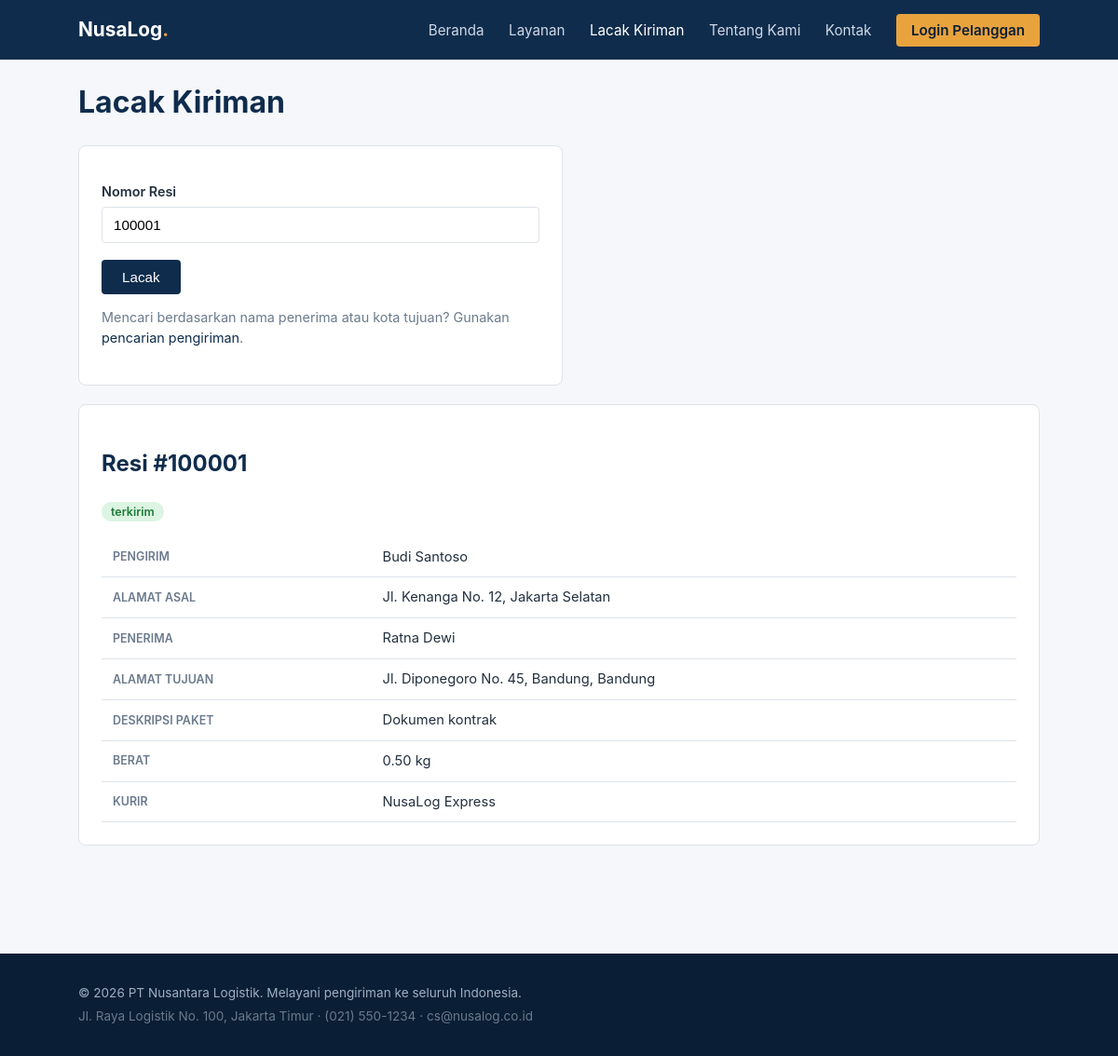
The app's page /track.php?tracking_id=100001 with its own data.
### tables this page shows
CREATE TABLE IF NOT EXISTS shipments (
  id INT AUTO_INCREMENT PRIMARY KEY,
  tracking_id INT NOT NULL UNIQUE,
  customer_id INT NOT NULL,
  sender_name VARCHAR(100) NOT NULL,
  sender_address VARCHAR(255) NOT NULL,
  recipient_name VARCHAR(100) NOT NULL,
  recipient_address VARCHAR(255) NOT NULL,
  recipient_city VARCHAR(100) NOT NULL,
  package_description VARCHAR(255) NOT NULL,
  weight_kg DECIMAL(6,2) NOT NULL DEFAULT 1.00,
  status ENUM('diproses','dikirim','transit','terkirim','gagal') NOT NULL DEFAULT 'diproses',
  courier VARCHAR(50) NOT NULL DEFAULT 'NusaLog Express',
  internal_remarks TEXT NULL,
  created_at DATETIME DEFAULT CURRENT_TIMESTAMP,
  CONSTRAINT fk_shipments_customer FOREIGN KEY (customer_id) REFERENCES customers(id)
);

### www/track.php (the view, shortened to what this page needs)
<?php
$conn = nusalog_db();
$trackingId = $_GET['tracking_id'] ?? '';
$shipment = null;
$notFound = false;
if ($trackingId !== '') {
    $stmt = $conn->prepare('SELECT * FROM shipments WHERE tracking_id = ? LIMIT 1');
    $stmt->bind_param('i', $trackingId);
    $stmt->execute();
    $shipment = $stmt->get_result()->fetch_assoc();
    $notFound = !$shipment;
}
include __DIR__ . '/includes/header.php';
?>
<h1>Lacak Kiriman</h1>
<div class="card" style="max-width:520px;">
  <form method="get" action="track.php">
    <label for="tracking_id">Nomor Resi</label>
    <input type="text" id="tracking_id" name="tracking_id" placeholder="Contoh: 100001" value="<?= htmlspecialchars((string) $trackingId) ?>" required>
    <button type="submit">Lacak</button>
  </form>
  <p class="muted" style="margin-top:14px;">Mencari berdasarkan nama penerima atau kota tujuan? Gunakan <a href="search.php">pencarian pengiriman</a>.</p>
</div>
<?php if ($notFound): ?>
  <div class="alert alert-error">Nomor resi tidak ditemukan.</div>
<?php elseif ($shipment): ?>
  <div class="card">
    <h2>Resi #<?= htmlspecialchars((string) $shipment['tracking_id']) ?></h2>
    <span class="status-pill status-<?= htmlspecialchars($shipment['status']) ?>"><?= htmlspecialchars($shipment['status']) ?></span>
    <table style="margin-top:16px;">
      <tr><th>Pengirim</th><td><?= htmlspecialchars($shipment['sender_name']) ?></td></tr>
      <tr><th>Alamat Asal</th><td><?= htmlspecialchars($shipment['sender_address']) ?></td></tr>
      <tr><th>Penerima</th><td><?= htmlspecialchars($shipment['recipient_name']) ?></td></tr>
      <tr><th>Alamat Tujuan</th><td><?= htmlspecialchars($shipment['recipient_address']) ?>, <?= htmlspecialchars($shipment['recipient_city']) ?></td></tr>
      <tr><th>Deskripsi Paket</th><td><?= htmlspecialchars($shipment['package_description']) ?></td></tr>
      <tr><th>Berat</th><td><?= htmlspecialchars((string) $shipment['weight_kg']) ?> kg</td></tr>
      <tr><th>Kurir</th><td><?= htmlspecialchars($shipment['courier']) ?></td></tr>
    </table>
  </div>
<?php endif; ?>
<?php include __DIR__ . '/includes/footer.php'; ?>

### www/assets/css/style.css (style rules this page uses)
:root { --navy: #0f2c4c; --navy-dark: #0a1e35; --accent: #e8a33d; --bg: #f5f7fa; --text: #23303f; --muted: #6b7a8c; --card: #ffffff; --border: #dde3ea; }
* { box-sizing: border-box; }
body { margin: 0; font-family: -apple-system, "Segoe UI", Roboto, Arial, sans-serif; background: var(--bg); color: var(--text); line-height: 1.55; }
a { color: var(--navy); text-decoration: none; }
.card { background: var(--card); border: 1px solid var(--border); border-radius: 8px; padding: 24px; margin-bottom: 20px; }
h1, h2, h3 { color: var(--navy); }
.muted { color: var(--muted); font-size: 0.9rem; }
form label { display: block; font-size: 0.9rem; margin: 14px 0 4px; font-weight: 600; }
form input[type=text], form input[type=email], form input[type=password], form textarea { width: 100%; padding: 10px 12px; border: 1px solid var(--border); border-radius: 4px; font-size: 0.95rem; }
form button, .btn { margin-top: 18px; background: var(--navy); color: #fff; border: none; padding: 10px 22px; border-radius: 4px; font-size: 0.95rem; cursor: pointer; }
table { width: 100%; border-collapse: collapse; margin-top: 12px; }
table th, table td { text-align: left; padding: 10px 12px; border-bottom: 1px solid var(--border); font-size: 0.92rem; }
table th { color: var(--muted); font-weight: 600; text-transform: uppercase; font-size: 0.78rem; }
.status-pill { padding: 3px 10px; border-radius: 20px; font-size: 0.78rem; font-weight: 600; }
.status-terkirim { background: #dcf5e3; color: #1c7a37; }

### records on screen
shipments: tracking "100001", status "terkirim", sender_name "Budi Santoso", sender_address "Jl. Kenanga No. 12, Jakarta Selatan", recipient_name "Ratna Dewi", recipient_address "Jl. Diponegoro No. 45, Bandung", recipient_city "Bandung", package_description "Dokumen kontrak", weight_kg "0.50", courier "NusaLog Express"
